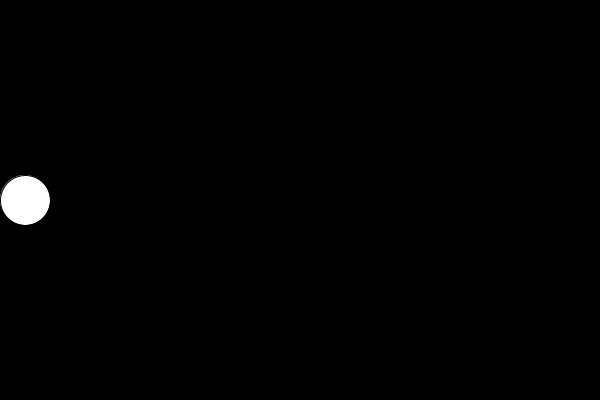
Frame 1 (no input)
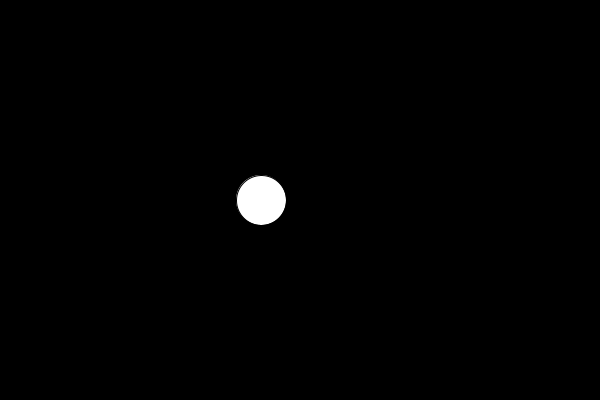
Frame 60 (the mouse pressed at the canvas centre just before this capture)
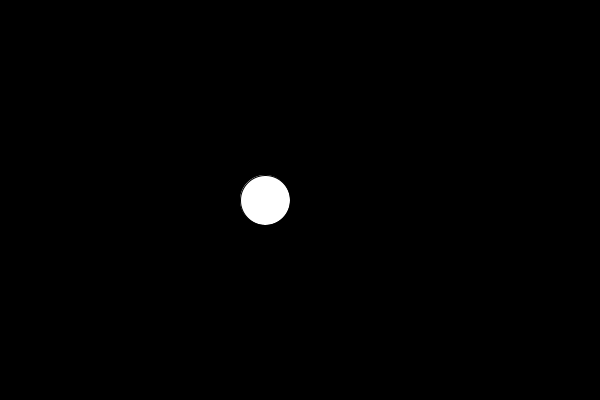
Frame 120 (the mouse held since frame 60 and released just before this capture)

The Processing sketch that drew these frames (run headless with seeded random() and noise(); from frame 60 on, the mouse is pressed at the canvas centre):

// Processing sketch: sketch_161007a
// ── sketch_161007a.pde
int x = 25;
int d = 4;
float r, g, b;
float r1, g1, b1;

void setup() {
  size(600, 400);
}

void draw() {
  background(r1, g1, b1);
  ellipse(x, height/2, 50, 50);

  if (mousePressed == false) {
    x = x + d;
  }
  if (x > width-25) {
    d = d * -1;
    r = random(255);
    g = random(255);
    b = random(255);
    fill(r, g, b);
  }

  if ( x < 25) {
    d =d * -1;
    r = random(255);
    g = random(255);
    b = random(255);
    fill(r, g, b);
  }

  //  if (mousePressed == true) {
  //    r1 = random(255);
  //    g1 = random(255);
  //    b1 = random(255);
  //  }
}
